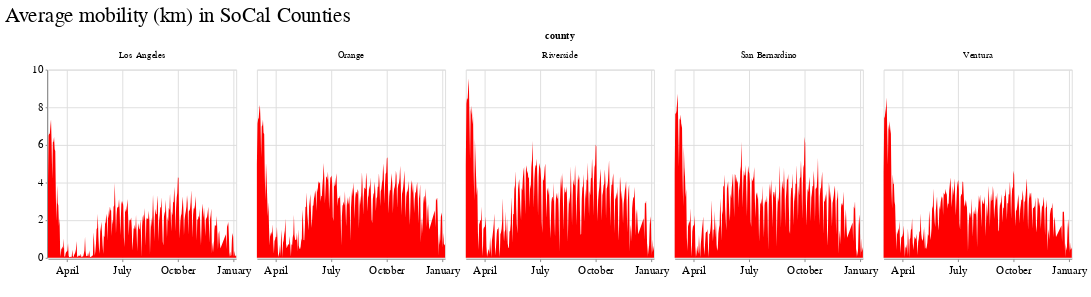

This figure's notebook cell:
### Markdown cell above
### Graph the m50 figure, by county

### Code cell
alt.Chart(socal_counties).mark_area(color="red").encode(
    x=alt.X("date:T", axis=alt.Axis(format="%B", title=" ", tickCount=3)),
    y=alt.Y(
        "m50",
        title=" ",
        axis=alt.Axis(format="2s", title="", tickCount=6),
    ),
    facet=alt.Facet("county", columns=5),
).properties(width=200, height=200, title="Average mobility (km) in SoCal Counties")

### Figure 1 — Vega-Lite specification as saved in the notebook (floating-point values rounded to 4 significant figures; data arrays with more than 128 entries replaced by an {"elided": "..."} marker saying what was removed)
{"config": {"view": {"width": 800, "height": 450}, "background": "#ffffff", "title": {"anchor": "start", "font": "Benton Gothic Bold, sans", "fontColor": "#000000", "fontSize": 22, "fontWeight": "normal"}, "arc": {"fill": "#82c6df"}, "area": {"fill": "#82c6df"}, "line": {"stroke": "#82c6df", "strokeWidth": 3}, "path": {"stroke": "#82c6df"}, "rect": {"fill": "#82c6df"}, "shape": {"stroke": "#82c6df"}, "bar": {"fill": "#82c6df"}, "point": {"stroke": "#82c6df"}, "symbol": {"fill": "#82c6df", "size": 30}, "axis": {"titleFont": "Benton Gothic Bold, sans", "titleFontSize": 13, "titleFontWeight": "normal", "labelFont": "Benton Gothic, sans", "labelFontSize": 11.5, "labelFontWeight": "normal"}, "axisX": {"labelAngle": 0, "labelPadding": 4, "tickSize": 3}, "axisY": {"labelBaseline": "middle", "maxExtent": 45, "minExtent": 45, "tickSize": 2, "titleAlign": "left", "titleAngle": 0, "titleX": -45, "titleY": -11}, "legend": {"titleFont": "Benton Gothic Bold, sans", "titleFontSize": 13, "titleFontWeight": "normal", "symbolType": "square", "labelFont": "Benton Gothic, sans", "labelFontSize": 11.5}, "range": {"category": ["#3580b1", "#ec8431", "#ab7fb4", "#c89d29", "#adc839", "#829eb1"], "diverging": ["#e68a4f", "#f4bb6a", "#f9e39c", "#dadfe2", "#a6b7c6", "#849eae"], "heatmap": ["#fbf2c7", "#f9e39c", "#f8d36e", "#f4bb6a", "#e68a4f", "#d15a40", "#ab4232"], "ordinal": ["#fbf2c7", "#f9e39c", "#f8d36e", "#f4bb6a", "#e68a4f", "#d15a40", "#ab4232"], "ramp": ["#fbf2c7", "#f9e39c", "#f8d36e", "#f4bb6a", "#e68a4f", "#d15a40", "#ab4232"]}}, "data": {"name": "data-f0b498d7b8129e248ee481e80a49d0bf"}, "mark": {"type": "area", "color": "red"}, "encoding": {"facet": {"type": "nominal", "columns": 5, "field": "county"}, "x": {"type": "temporal", "axis": {"format": "%B", "tickCount": 3, "title": " "}, "field": "date"}, "y": {"type": "quantitative", "axis": {"format": "2s", "tickCount": 6, "title": ""}, "field": "m50", "title": " "}}, "height": 200, "title": "Average mobility (km) in SoCal Counties", "width": 200, "$schema": "https://vega.github.io/schema/vega-lite/v4.8.1.json", "datasets": {"data-f0b498d7b8129e248ee481e80a49d0bf": {"elided": "1500 records"}}}
